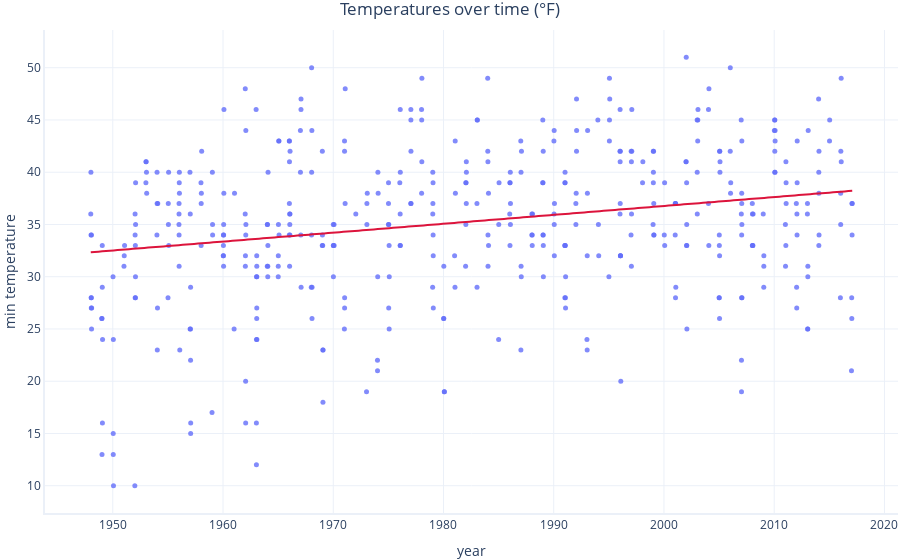

Source (notebook cell):
### Markdown cell above
The model (red line) seems to follow the average temperatures reasonably well, though it's not fantastic at predicting temperatures on any particular day. That can be expected; daily temperatures vary quite a lot.

## Test Performance on Test data

We expected the model to do a reasonable job on training data, but what we are more interested in is how well it does on data it has not seen before. This will be indicative of how well it might work when predicting temperatures in the near future.

Let's now run and assess the model using the test data

### Code cell
assess_model(test)
